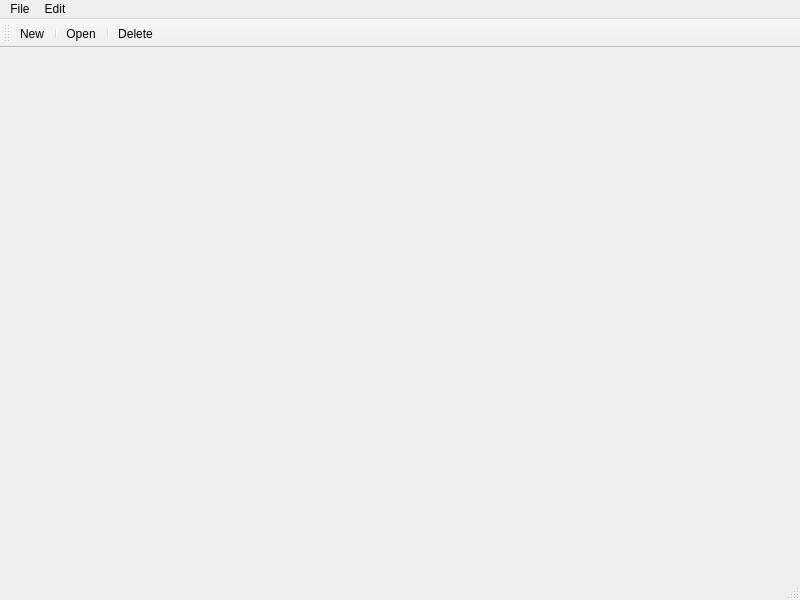
<?xml version="1.0" encoding="UTF-8"?>
<ui version="4.0">
 <class>MainWindow</class>
 <widget class="QMainWindow" name="MainWindow">
  <property name="geometry">
   <rect>
    <x>0</x>
    <y>0</y>
    <width>800</width>
    <height>600</height>
   </rect>
  </property>
  <property name="windowTitle">
   <string>MainWindow</string>
  </property>
  <widget class="QWidget" name="centralwidget"/>
  <widget class="QMenuBar" name="menubar">
   <property name="geometry">
    <rect>
     <x>0</x>
     <y>0</y>
     <width>800</width>
     <height>23</height>
    </rect>
   </property>
   <widget class="QMenu" name="menuFile">
    <property name="title">
     <string>File</string>
    </property>
    <addaction name="actionNew"/>
    <addaction name="actionOpen"/>
   </widget>
   <widget class="QMenu" name="menuEdit">
    <property name="title">
     <string>Edit</string>
    </property>
    <addaction name="actionDelete"/>
   </widget>
   <addaction name="menuFile"/>
   <addaction name="menuEdit"/>
  </widget>
  <widget class="QStatusBar" name="statusbar"/>
  <widget class="QToolBar" name="toolBar">
   <property name="windowTitle">
    <string>toolBar</string>
   </property>
   <attribute name="toolBarArea">
    <enum>TopToolBarArea</enum>
   </attribute>
   <attribute name="toolBarBreak">
    <bool>false</bool>
   </attribute>
   <addaction name="actionNew"/>
   <addaction name="separator"/>
   <addaction name="actionOpen"/>
   <addaction name="separator"/>
   <addaction name="actionDelete"/>
  </widget>
  <action name="actionNew">
   <property name="text">
    <string>New</string>
   </property>
  </action>
  <action name="actionOpen">
   <property name="text">
    <string>Open</string>
   </property>
  </action>
  <action name="actionDelete">
   <property name="text">
    <string>Delete</string>
   </property>
  </action>
 </widget>
 <resources/>
 <connections/>
</ui>
